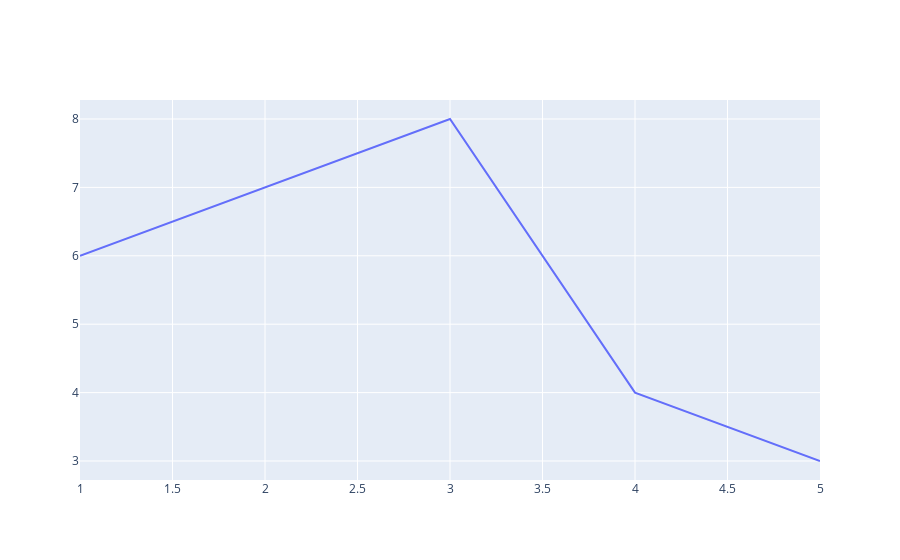

Notebook cell for this chart:
### Code cell
# line chart plot

fig = go.Figure()
fig.add_trace(go.Scatter(x = [1,2 ,3 ,4, 5], y = [6, 7, 8, 4,3], mode = 'lines'))

### Figure 1 — Plotly figure (JSON) as saved in the notebook; plotly's stock layout.template omitted (floating-point values rounded to 4 significant figures)
{"data": [{"mode": "lines", "type": "scatter", "x": [1, 2, 3, 4, 5], "y": [6, 7, 8, 4, 3]}], "layout": {"autosize": true, "xaxis": {"autorange": true, "range": [1, 5], "type": "linear"}, "yaxis": {"autorange": true, "range": [2.722, 8.278], "type": "linear"}}}
